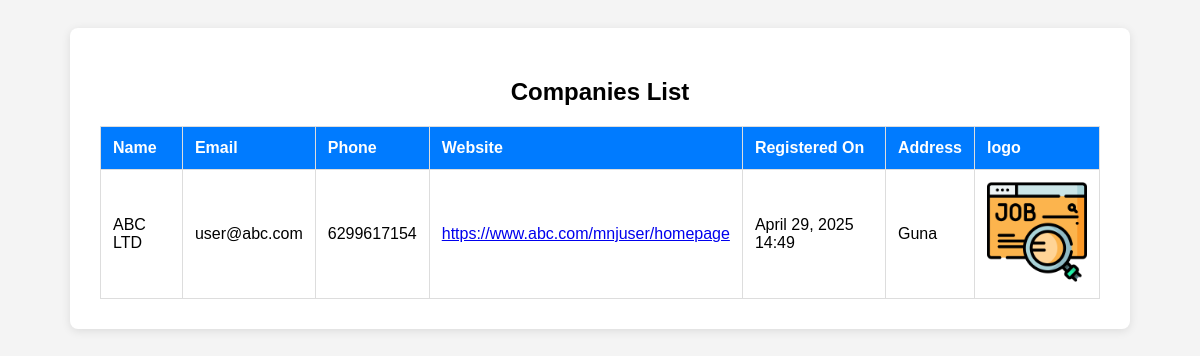
The app's page /jobapp/registered-companies/ (signed in), older data.
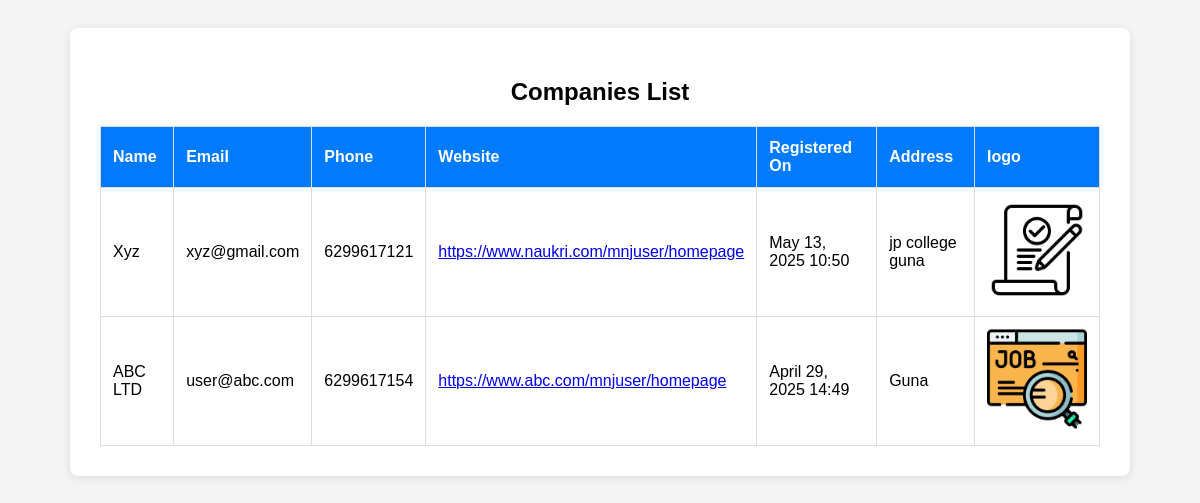
The same page, newer data.
### jobapp/models.py (models this page shows, shortened)
class Company(models.Model):
    name = models.CharField(max_length=255)
    email = models.EmailField()
    phone = models.CharField(max_length=15)
    website = models.URLField()
    address = models.TextField()
    description = models.TextField()
    logo = models.ImageField(upload_to='company_logos/', null=True, blank=True)
    created_at = models.DateTimeField(auto_now_add=True)

### jobapp/views.py (the view)
# urls.py: path('registered-companies/', views.company_list, name='company_list'),
@staff_member_required
def company_list(request):
    companies = Company.objects.all().order_by('-created_at')
    return render(request, 'company_list.html', {'companies': companies})

### jobapp/templates/company_list.html (shortened to what this page needs)
{% load static %}
<!DOCTYPE html>
<html lang="en">
<head>
    <link rel="stylesheet" href="{% static 'jobapp/companylist.css' %}">
</head>
<body>
    <div class="container">
        <h2> Companies List</h2>
        {% if companies %}
            <table>
                <thead>
                    <tr>
                        <th>Name</th>
                        <th>Email</th>
                        <th>Phone</th>
                        <th>Website</th>
                        <th>Registered On</th>
                        <th>Address</th>
                        <th>logo</th>
                    </tr>
                </thead>
                <tbody>
                    {% for company in companies %}
                    <tr>
                        <td>{{ company.name }}</td>
                        <td>{{ company.email }}</td>
                        <td>{{ company.phone }}</td>
                        <td><a href="{{ company.website }}" target="_blank">{{ company.website }}</a></td>
                        <td>{{ company.created_at|date:"F d, Y H:i" }}</td>
                        <td>{{ company.address}}</td>
                        <td>{%if company.logo%}
                            <div id="pp" > <img src="{{ company.logo.url }}" alt="logo" class="pp" width="100"> </div>
                            {% else %}
                            <p>No profile photo uploaded</p>
                            {% endif %}
                        </td>
                    </tr>
                    {% endfor %}
                </tbody>
            </table>
        {% else %}
            <p>No companies registered yet.</p>
        {% endif %}
    </div>
</body>
</html>

### jobapp/static/jobapp/companylist.css (style rules this page uses)
body { background-color: #f4f4f4; font-family: Arial, sans-serif; padding: 20px; }
.container { max-width: 1000px; margin: auto; background: white; padding: 30px; border-radius: 8px; box-shadow: 0 2px 10px rgba(0,0,0,0.1); }
h2 { text-align: center; margin-bottom: 20px; }
table { width: 100%; border-collapse: collapse; margin-top: 20px; }
th, td { padding: 12px; border: 1px solid #ddd; text-align: left; }
th { background-color: #007bff; color: white; }

Row changes from the older to the newer data that the page shows:
added Company: name "Xyz", email "xyz@gmail.com", phone "6299617121", website "https://www.naukri.com/mnjuser/homepage", created_at "May 13, 2025 10:50", address "jp college guna", logo (picture)
